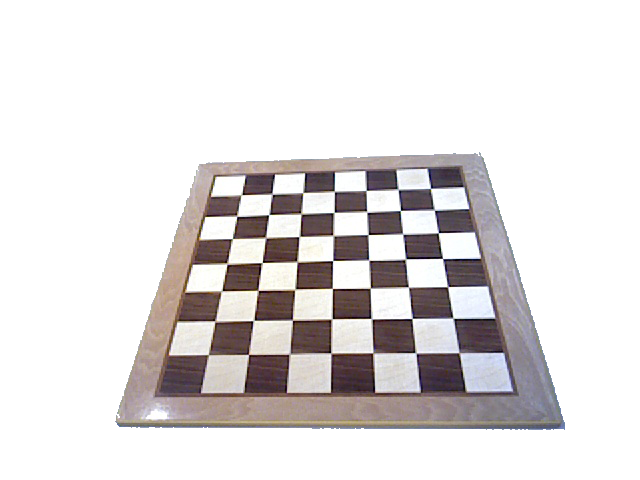
#> input picture perception/Old/emptyBoardCropped.png, 640 x 480 px
$ python sift.py
#> lines starting #> are read from the running program, lines starting #| are printed output that depends on the picture; after the words box and inside, x2 and y2 are one past the last pixel; in counts of white or black regions, pixels touching at a corner belong together
import cv2
import numpy as np

filename = 'emptyBoardCropped.png'
img = cv2.imread(filename)
#> img is the input picture: shape (480, 640, 3); mean B, G, R 220.8, 220.8, 224.3
gray = cv2.cvtColor(img,cv2.COLOR_BGR2GRAY)
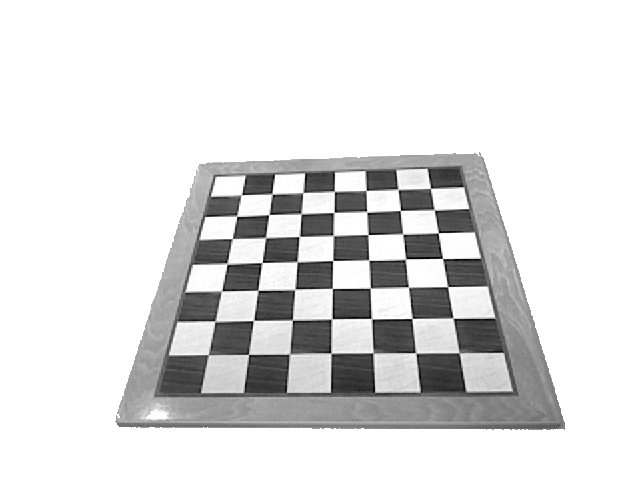
#> gray: shape (480, 640); min 0, max 255, mean 221.8

# find Harris corners
gray = np.float32(gray)
dst = cv2.cornerHarris(gray,2,3,0.04)
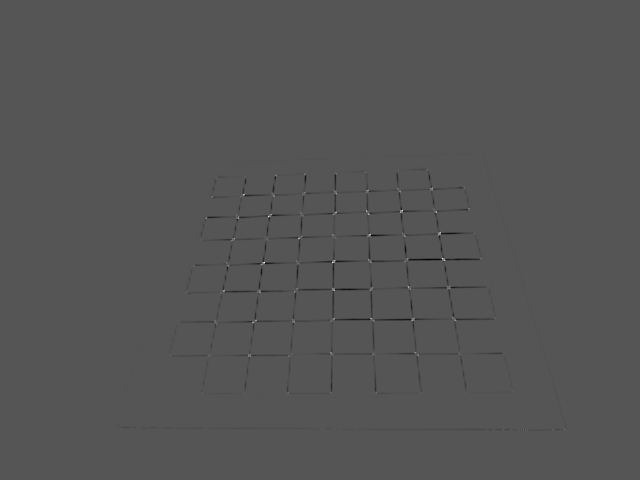
#> dst: shape (480, 640) float32; min -125144256, max 249279056, mean -501465.4; drawn with min black and max white
dst = cv2.dilate(dst,None)
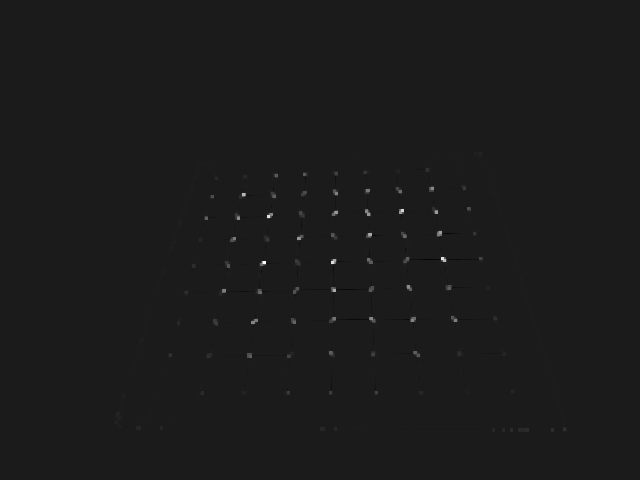
#> dst: shape (480, 640) float32; min -30646348, max 249279056, mean 321031.7; drawn with min black and max white
ret, dst = cv2.threshold(dst,0.01*dst.max(),255,0)
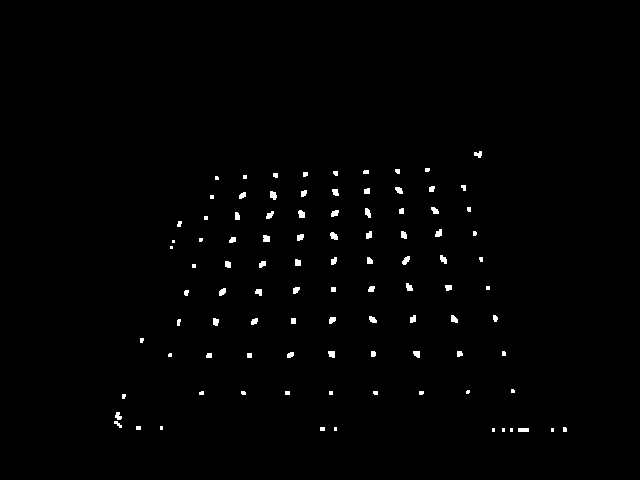
#> dst: shape (480, 640) float32; 0.91% white; 97 white regions (31 under 20 px), largest, box (x1, y1, x2, y2) and area: (270, 191, 277, 200) 48, (330, 232, 338, 240) 47, (298, 210, 305, 218) 46
#> ret = 2492790.6
dst = np.uint8(dst)

# find centroids
ret, labels, stats, centroids = cv2.connectedComponentsWithStats(dst)
#> labels: shape (480, 640) int32; 98 distinct labels, from 0 to 97
#> ret = 98; stats = 98 rows, first 6: [0, 0, 640, 480, 304414], [474, 151, 8, 7, 39], [395, 169, 5, 5, 22], [425, 168, 5, 4, 19], [333, 171, 5, 5, 22], [363, 170, 6, 4, 23]; centroids = 98 pairs, first value 117.6 to 564.4, second value 153.8 to 429.5

# define the criteria to stop and refine the corners
criteria = (cv2.TERM_CRITERIA_EPS + cv2.TERM_CRITERIA_MAX_ITER, 100, 0.001)
corners = cv2.cornerSubPix(gray,np.float32(centroids),(5,5),(-1,-1),criteria)
#> corners = 98 pairs, first value 116.7 to 564.4, second value 153.9 to 428.8

# Now draw them
res = np.hstack((centroids,corners))
#> res = 98 rows, first 6: [319.4, 239.1, 319.4, 239.1], [477.9, 153.8, 479.4, 153.9], [397.2, 170.8, 395.7, 169.6], [426.9, 169.4, 426.9, 167.8], [335.2, 172.8, 334.5, 171.6], [365.6, 171.6, 365.2, 170.3]
res = np.int0(res)
#> res = 98 rows, first 6: [319, 239, 319, 239], [477, 153, 479, 153], [397, 170, 395, 169], [426, 169, 426, 167], [335, 172, 334, 171], [365, 171, 365, 170]
img[res[:,1],res[:,0]]=[0,0,255]
#> img: shape (480, 640, 3); 0.03% of pixels changed, all inside (x1, y1, x2, y2) = (117, 153, 565, 430)
img[res[:,3],res[:,2]] = [0,255,0]
#> img: shape (480, 640, 3); mean B, G, R 220.7, 220.8, 224.2

cv2.imshow('dst',img)
if cv2.waitKey(0) & 0xff == 27:
#> (key Esc is pressed here)
    cv2.destroyAllWindows()
